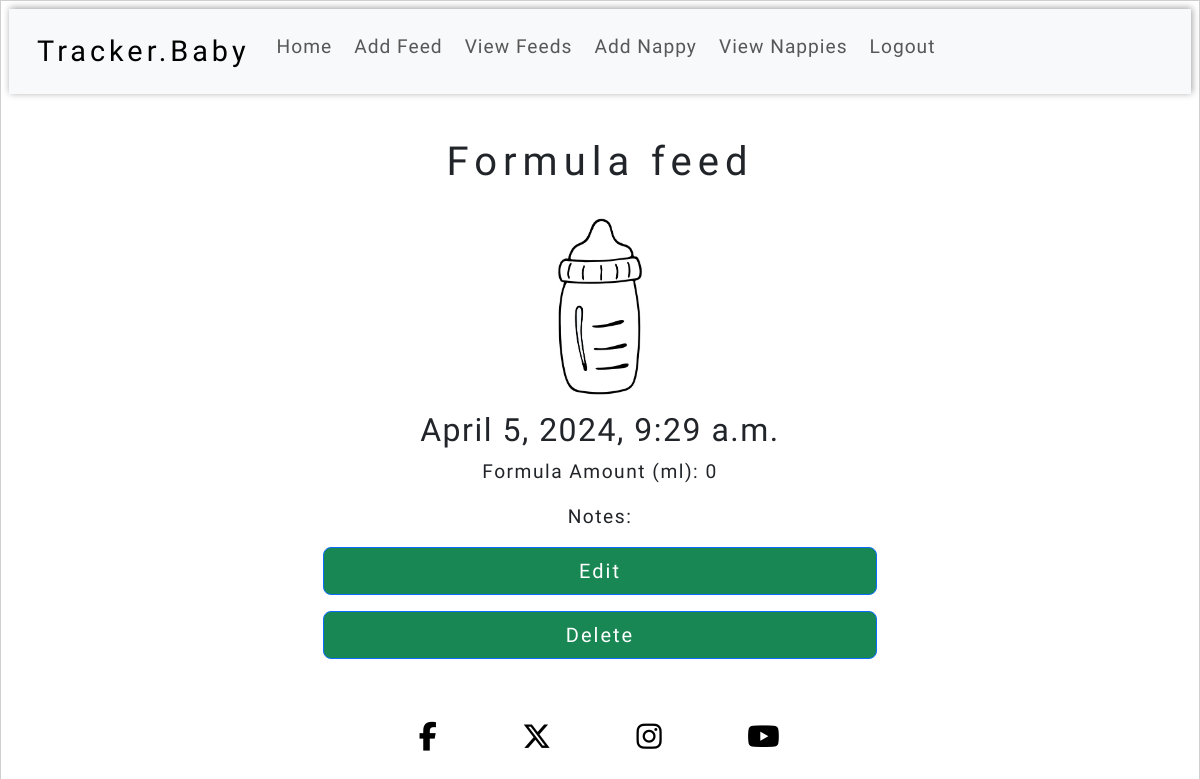
Page /feeds/3/ (signed in) on the earlier database version.
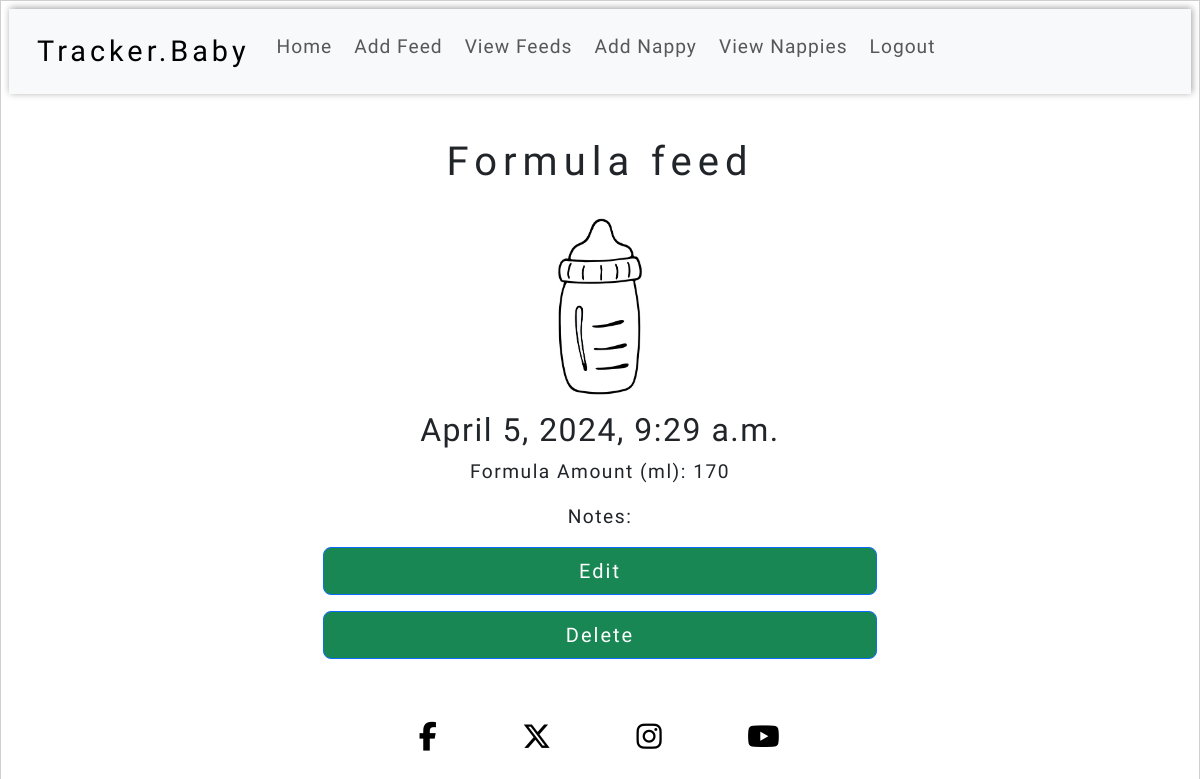
Same page on the later database version.
### feeds/models.py (models this page shows, shortened)
class Feed(models.Model):
    FEED_TYPE = (
        ("formula", "Formula"),
        ("breast", "Breast"),
    )
    user = models.ForeignKey(User, on_delete=models.CASCADE, related_name="feeds_list")
    date_and_time = models.DateTimeField()
    feed_type = models.CharField(
        max_length=10, choices=FEED_TYPE, null=False, blank=False
    )
    formula_amount_ml = models.IntegerField(default=0)
    breast_feed_time_minutes = models.IntegerField(default=0)
    notes = models.CharField(max_length=200, blank=True)
    class Meta:
        ordering = ["-date_and_time"]

### feeds/views.py (the view)
# urls.py: path("<slug:pk>/", FeedDetail.as_view(), name="feed_detail"),
class FeedDetail(LoginRequiredMixin, DetailView):
    template_name = "feeds/feed_detail.html"
    model = Feed
    context_object_name = "feed"

### feeds/templates/feeds/feed_detail.html (shortened to what this page needs)
{% extends "base.html" %}
{%load static %}
{% block content %}
<div class="container">
    <div class="detail-view-info mt-3 p-1">
        <div class="detail-view-detail">
            <h1 class="detail-view-title text-center p-2 d-block page-title">{{feed.feed_type|title}} feed</h1>
            <div class="feed-img">
                {% if feed.feed_type == "formula" %}
                    <img src="{% static 'images/baby-milk-bottle.webp' %}" alt="Baby milk bottle clipart"
                    class="bottle-feed-pic">
                {% endif %}
            </div>
            <h2 class="text-center">{{feed.date_and_time}}</h2>
            {% if feed.feed_type == "formula" %}
            <p class="detail-view-text-formula text-center">Formula Amount (ml): {{feed.formula_amount_ml}}</p>
            {% endif %}
            <p class="detail-view-text text-center">Notes: {{feed.notes}}</p>
            {% if request.user == feed.user %}
            <div class="text-center">
                <a href="{% url 'edit_feed' feed.id %}" class="btn btn-primary btn-lg authentication-button w-50 mx-3 mb-3">Edit</a>
                <a href="{% url 'delete_feed' feed.id %}" class="btn btn-primary btn-lg authentication-button w-50">Delete</a>
            </div>
            {% endif %}
        </div>
    </div>
</div>
{% endblock %}

Differences in the rows shown:
changed Feed "Formula": formula_amount_ml "0" → "170"
